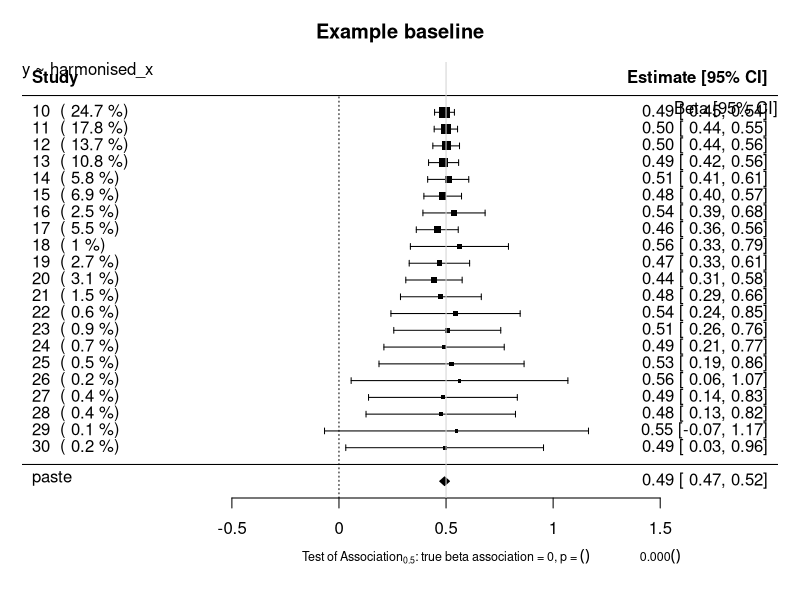
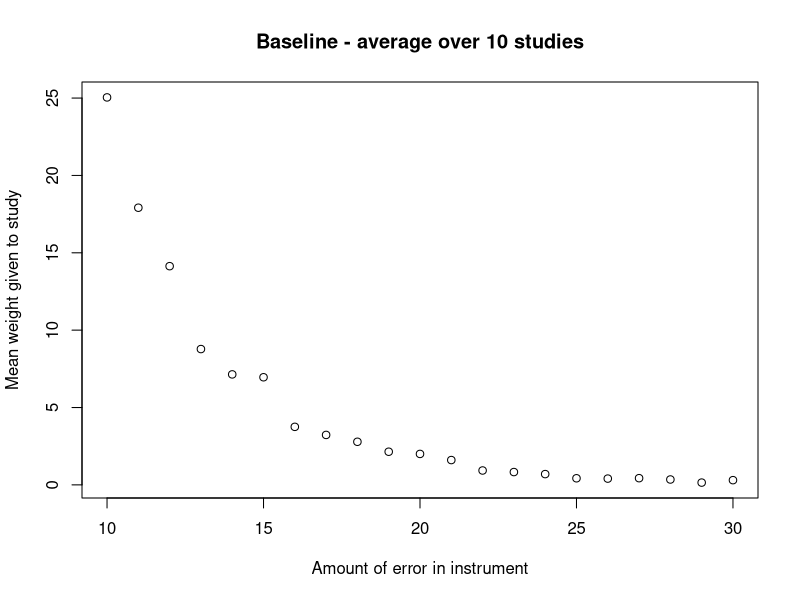
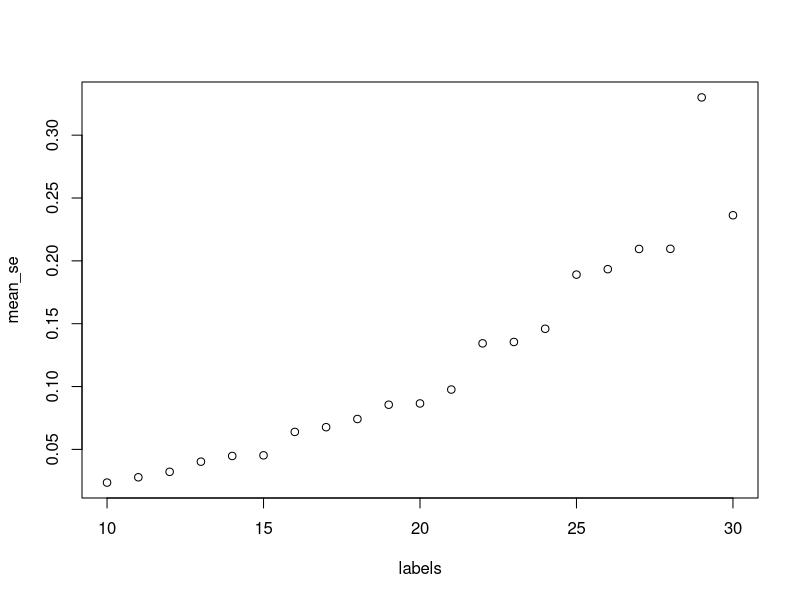
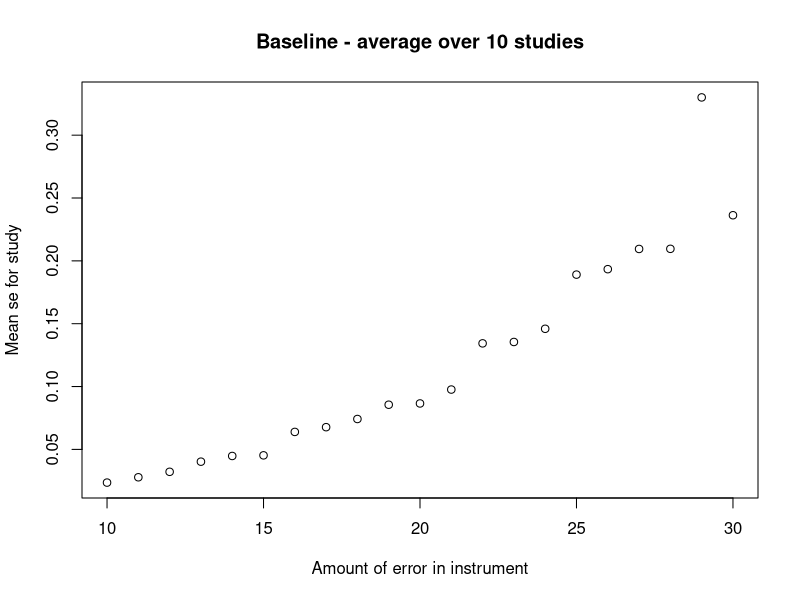

Recreate these plots in R, in order.
# Investigation into Data Agreement as Weighting System
## Author: Paul Scherer
##         Tom Bishop
## Institute: University of Cambridge MRC Epidemiology Unit 
## Date: 4.09.2017

# Set up the Data
library(ggplot2)
library(reshape2)
library(parallel)
library(stats)
library(metafor)

# Set save point for the plots
setwd("U:/workspace/paee_harmonisation/Reweighting/plots")

# Raw Data Set Properties
trueBeta = 0.5
constant = 20
set.seed(666)
study_size = 20000
raw_mean = 40
raw_stdev = 15

# Simple creation of the raw data and the related outcome without error
raw_data = data.frame(exp_true = rnorm(n = study_size, mean = raw_mean, sd = raw_stdev))
raw_data$outcome = (trueBeta*raw_data$exp_true) + constant


###############################################################################
########################### Functions #########################################
###############################################################################
createStudyData <- function(raw_data, measurement_error, number_of_indices){
  exposure_error = rnorm(n = study_size, mean = 0, sd = measurement_error)
  raw_data$exposure_measured = raw_data$exp_true + exposure_error
  raw_data$index = cut_number(x = raw_data$exposure_measured,n = number_of_indices, labels =FALSE)
  raw_data$index = as.factor(raw_data$index)
  raw_data = raw_data[with(raw_data, order(index)),]
  return(raw_data)
}

createValidationData <- function(val_size, measurement_error, number_of_indices) {
  validation_data = data.frame(exp_true =  rnorm(n = val_size, mean = raw_mean, sd = raw_stdev))
  exposure_error = rnorm(n = val_size, mean = 0, sd = measurement_error)
  validation_data$exposure_measured = validation_data$exp_true + exposure_error
  validation_data$index = cut_number(x = validation_data$exposure_measured,n = number_of_indices, labels =FALSE)
  validation_data$index = as.factor(validation_data$index)
  return (validation_data)
}

createMeansList <- function(data, number_of_indices) {
  meansList = vector(mode="list", length = number_of_indices)
  for (i in 1:number_of_indices) {
    meansList[i] = mean(unname(unlist((split(x=data$exp_true, f= as.factor(data$index)))[i])))
  }
  return(meansList)
}




#######################################################################################
######################## Establish a baseline #####################
#######################################################################################

numbaselines = 10
numLevels = 4
validation_size = 400
upperbound = 30
lowerbound = 10
set.seed(666)

per_error_weights = list()
per_error_est = list()
per_error_se = list()

for (i in 1:numbaselines){
  
  std_errors = vector("numeric", length = upperbound - lowerbound)
  estimates = vector("numeric", length = upperbound - lowerbound)
  for (measurement_error_counter in lowerbound:upperbound) {
    studyData = createStudyData(raw_data = raw_data, measurement_error = measurement_error_counter, number_of_indices = numLevels)
    validation_data = createValidationData(val_size = validation_size, measurement_error = measurement_error_counter, number_of_indices = numLevels )
    
    # Find Error Model
    mapping_formula = as.formula(exp_true ~ exposure_measured)
    mapping_model <- lm(formula=mapping_formula, data=validation_data)
    new = data.frame(exposure_measured = studyData$exposure_measured)
    studyData$exposure_corrected = predict(mapping_model, newdata = new)
    
    # Use Error Model to Scale Index to Gold
    corrected_model <- lm(formula=outcome~exposure_corrected, data=studyData)
    estimate = corrected_model$coefficients["exposure_corrected"]
    stdError = summary(corrected_model)$coefficients["exposure_corrected","Std. Error"]
    
    #assume lambda is 1
    lambda = summary(mapping_model)$coefficients["exposure_measured","Estimate"]
    lambda_stdError = summary(mapping_model)$coefficients["exposure_measured","Std. Error"]
    
    # recalibrate the standard error using delta function
    
    variance_beta = stdError^2
    beta_lambda_div_sq = (unname(unlist(estimate/(lambda)^2)))^2
    var_lambda = (lambda_stdError)^2
    delta_variance = (variance_beta / (lambda)^2) + (beta_lambda_div_sq * var_lambda)
    delta_stdError_graph = sqrt(delta_variance)
    
    estimates[measurement_error_counter-lowerbound+1] = estimate
    std_errors[measurement_error_counter-lowerbound+1] = delta_stdError_graph
  }
  
  
  ## Plot meta analysis for many studies
  
  estimates_forRMA = estimates[seq(1, length(estimates), 1)]
  stand_errs = std_errors[seq(1, length(std_errors), 1)]
  
  labels = c(lowerbound:upperbound)
  #labels = 1:length(estimates_forRMA)
  res <- rma(yi = estimates_forRMA, sei = stand_errs, method='DL', slab = labels)
  weights_res <- weights.rma.uni(res)
  
  per_error_weights[[i]] = weights_res
  per_error_est[[i]] = estimates_forRMA
  per_error_se[[i]] = stand_errs
  
  
}

#Example meta analysis

# Forest Plot
res$slab <- paste(res$slab, " (", round(weights.rma.uni(res),digits=1), "%)")
fmla = as.formula(y~harmonised_x)
forest(res, mlab=bquote(paste('Overall (I'^2*' = ', .(round(res$I2)),'%, p = ',
                              .(sprintf("%.3f", round(res$QEp,3))),')')),
       xlab=bquote(paste('Test of Association'[0.5]*': true beta association = 0, p = ',
                         .(sprintf("%.3f", round(res$pval,3))))), cex=1, cex.lab=0.75, cex.axis=1, main = "Example baseline")
usr <- par("usr")
text(usr[2], usr[4], "Beta [95% CI]", adj = c(1, 4),cex=1)
text(usr[1], usr[4], paste0(gsub(paste0("Study Data","\\$"),"", deparse(fmla)),collapse="\n"), adj = c( 0, 1 ),cex=1)
abline(v = 0.5, col = "lightgray")
dev.copy(png,'baseline 10 30 example.png')
dev.off()

per_error_weights_final  = do.call(rbind, per_error_weights)
per_error_est_final  = do.call(rbind, per_error_est)
per_error_se_final  = do.call(rbind, per_error_se)

mean_weights = colMeans(per_error_weights_final)
plot(x=labels, y=mean_weights, xlab='Amount of error in instrument', ylab='Mean weight given to study', main='Baseline - average over 10 studies')
dev.copy(png,'baseline average weights.png')
dev.off()
#mean_est = colMeans(per_error_est_final)
#plot(labels, mean_est)
mean_se = colMeans(per_error_se_final)
plot(labels, mean_se)
plot(x=labels, y=mean_se, xlab='Amount of error in instrument', ylab='Mean se for study', main='Baseline - average over 10 studies')
dev.copy(png,'baseline average se.png')
dev.off()
